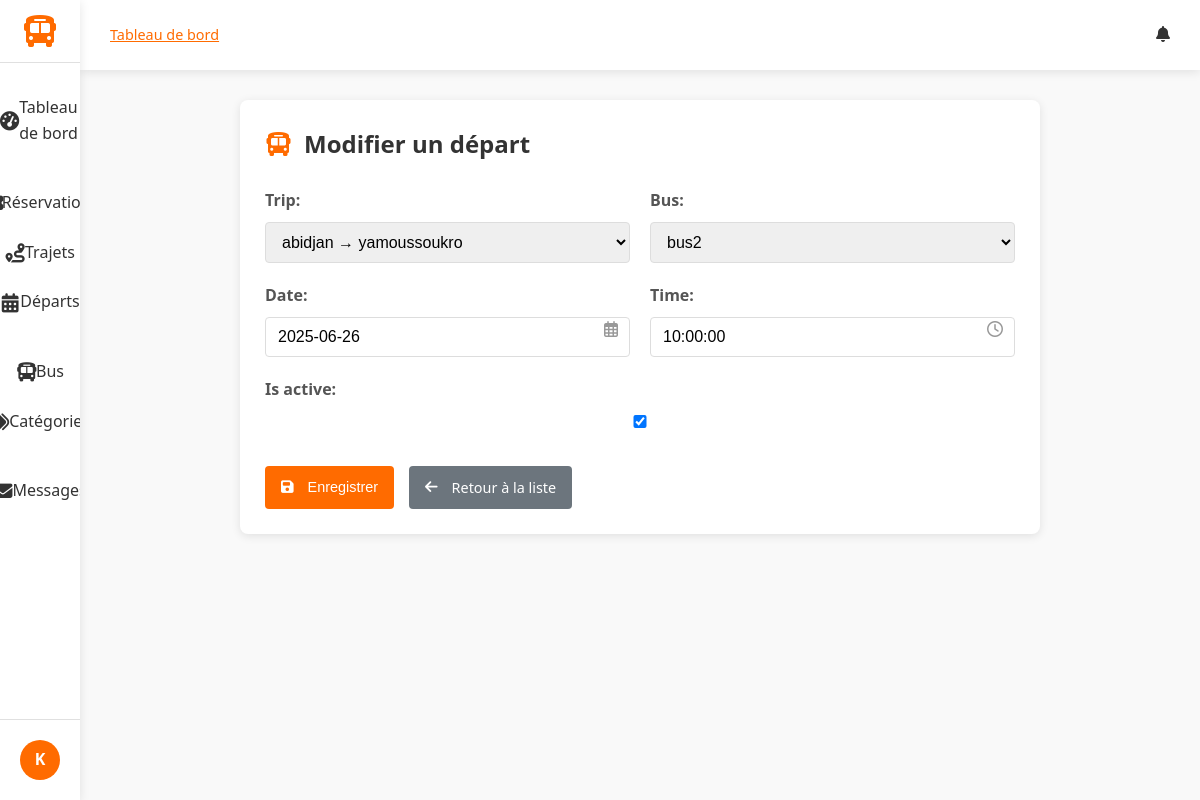
The app's page /dashboard/departures/5/edit/ (signed in) with its own data.
### accounts/models.py (models this page shows, shortened)
class CustomUser(AbstractUser):
    """
    Modèle utilisateur personnalisé. Hérite de AbstractUser (nom d'utilisateur, email, etc.).
    Nous pourrions ajouter des champs ici (par ex. is_client), mais utilisons la version minimale.
    """

### trips/models.py (models this page shows, shortened)
class Departure(models.Model):
    trip = models.ForeignKey(Trip, on_delete=models.CASCADE)
    bus = models.ForeignKey(Bus, on_delete=models.CASCADE)
    date = models.DateField()
    time = models.TimeField()
    is_active = models.BooleanField(default=True)
    class Meta:
        ordering = ['date', 'time']  # Tri par défaut par date puis heure

### gareci_admin/views.py (the view)
# urls.py: path('departures/<int:pk>/edit/', DepartureUpdateView.as_view(), name='departure_edit'),
class DepartureUpdateView(StaffRequiredMixin, UpdateView):
    model = Departure
    fields = ['trip', 'bus', 'date', 'time', 'is_active']
    template_name = 'dashboard/departure_form.html'
    success_url = reverse_lazy('dashboard:departure_list')

### gareci_admin/utils.py (called while the page is built)
    def test_func(self):
        return self.request.user.is_staff

### trips/models.py (called while the page is built)
    def __str__(self):
        return self.name

    def __str__(self):
        return f"{self.origin} \u2192 {self.destination}"

### gareci_admin/templates/dashboard/departure_form.html (shortened to what this page needs)
{% extends 'dashboard/dashboard_base.html' %}
{% block content %}
<div class="departure-form-container">
    <div class="departure-form-header">
        <i class="fas fa-bus"></i>
        <h2>{% if form.instance.pk %}Modifier{% else %}Ajouter{% endif %} un départ</h2>
    </div>
    <form method="post">
        <div class="form-row">
            {% for field in form %}
                {% if not forloop.last %}
                <div class="form-group{% if field.name == 'date' or field.name == 'time' %} datetime-input{% endif %}">
                    {{ field.label_tag }}
                    {{ field }}
                    {% if field.name == 'date' %}<i class="far fa-calendar-alt"></i>{% endif %}
                    {% if field.name == 'time' %}<i class="far fa-clock"></i>{% endif %}
                </div>
                {% endif %}
            {% endfor %}
        </div>
        <div class="form-group">
            {{ form.is_active.label_tag }}
            {{ form.is_active }}
        </div>
        <div class="form-actions">
            <button type="submit" class="btn btn-primary">
                <i class="fas fa-save"></i> Enregistrer
            </button>
            <a href="{% url 'dashboard:departure_list' %}" class="btn btn-secondary">
                <i class="fas fa-arrow-left"></i> Retour à la liste
            </a>
        </div>
    </form>
</div>
{% endblock %}

### gareci_admin/templates/dashboard/dashboard_base.html (shortened to what this page needs)
{% load static %}
<!DOCTYPE html>
<html lang="fr">
<head>
    <link rel="stylesheet" href="https://cdnjs.cloudflare.com/ajax/libs/font-awesome/6.4.0/css/all.min.css">
    <link rel="stylesheet" href="{% static 'css/dashboard_base.css' %}">
</head>
<body>
    <div class="dashboard-container">
        <aside class="sidebar">
            <div class="logo">
                <i class="fas fa-bus"></i>
            </div>
            <nav class="sidebar-nav">
                <ul class="nav-list">
                    <li class="{% if active_tab == 'dashboard' %}active{% endif %}">
                        <a href="{% url 'dashboard:index' %}">
                            <i class="fas fa-tachometer-alt"></i> Tableau de bord
                        </a>
                    </li>
                    <li class="nav-section-header">
                    </li>
                    <li class="{% if active_tab == 'reservations' %}active{% endif %}">
                        <a href="{% url 'dashboard:reservation_list' %}">
                             Réservations
                        </a>
                    </li>
                    <li class="{% if active_tab == 'trips' %}active{% endif %}">
                        <a href="{% url 'dashboard:trip_list' %}">
                            <i class="fas fa-route"></i> Trajets
                        </a>
                    </li>
                    <li class="{% if active_tab == 'departures' %}active{% endif %}">
                        <a href="{% url 'dashboard:departure_list' %}">
                            <i class="fas fa-calendar-alt"></i> Départs
                        </a>
                    </li>
                    <li class="nav-section-header">
                    </li>
                    <li class="{% if active_tab == 'buses' %}active{% endif %}">
                        <a href="{% url 'dashboard:bus_list' %}">
                            <i class="fas fa-bus"></i> Bus
                        </a>
                    </li>
                    <li class="{% if active_tab == 'categories' %}active{% endif %}">
                        <a href="{% url 'dashboard:category_list' %}">
                            <i class="fas fa-tags"></i> Catégories
                        </a>
                    </li>
                    <li class="nav-section-header">
                    </li>
                    <li class="{% if active_tab == 'messages' %}active{% endif %}">
                        <a href="{% url 'dashboard:message_list' %}">
                            <i class="fas fa-envelope"></i> Messages
                        </a>
                    </li>
                </ul>
            </nav>
            <div class="sidebar-footer">
                <div class="user-profile">
                    <div class="user-avatar">
                        {% if user.profile.image %}
                            <img src="{{ user.profile.image.url }}" alt="{{ user.username }}">
                        {% else %}
                            <div class="avatar-initials">
                                {{ user.username|slice:":1"|upper }}
                            </div>
                        {% endif %}
                    </div>
                </div>
            </div>
        </aside>
        <main class="main-content">
            <header class="content-header">
                <div class="header-left">
                    <div class="breadcrumbs">
                        {% block breadcrumbs %}
                        <a href="{% url 'dashboard:index' %}">Tableau de bord</a>
                        {% endblock %}
                    </div>
                </div>
                <div class="header-right">
                    {% block header_actions %}
                    <div class="notifications">
                        <i class="fas fa-bell"></i>
                    </div>
                    {% endblock %}
                </div>
            </header>
            <div class="content-wrapper">
                {% block content %}{% endblock %}
            </div>
        </main>
    </div>
</body>
</html>

### static/css/dashboard_base.css (style rules this page uses)
:root { --primary: #FF6B00; --primary-dark: #E05D00; --secondary: #0056B3; --dark: #333333; --light: #F5F5F5; --gray: #888888; --light-gray: #E0E0E0; --sidebar-width: 280px; --sidebar-collapsed-width: 80px; --header-height: 70px; --blue: #4285F4; --green: #34A853; --orange: #FBBC05; --red: #EA4335; --border-radius: 8px; --box-shadow: 0 2px 10px rgba(0, 0, 0, 0.1); --transition: all 0.3s ease; }
* { margin: 0; padding: 0; box-sizing: border-box; }
body { font-family: 'Segoe UI', Tahoma, Geneva, Verdana, sans-serif; background-color: #f9f9f9; color: var(--dark); line-height: 1.6; }
.dashboard-container { display: flex; min-height: 100vh; }
.sidebar { width: var(--sidebar-width); background-color: white; box-shadow: var(--box-shadow); display: flex; flex-direction: column; transition: var(--transition); z-index: 100; height: 100vh; position: fixed; }
.logo { display: flex; align-items: center; padding: 20px; border-bottom: 1px solid var(--light-gray); }
.logo i { font-size: 2rem; color: var(--primary); margin-right: 10px; }
.sidebar-nav { flex: 1; padding: 20px 0; overflow-y: auto; }
.nav-list { list-style: none; }
.nav-section-header { padding: 15px 20px 5px; font-size: 0.8rem; text-transform: uppercase; color: var(--gray); letter-spacing: 0.5px; }
.nav-list li a { display: flex; align-items: center; padding: 12px 20px; color: var(--dark); text-decoration: none; transition: var(--transition); }
.nav-list li a i { margin-right: 10px; width: 20px; text-align: center; }
.sidebar-footer { padding: 20px; border-top: 1px solid var(--light-gray); }
.user-profile { display: flex; align-items: center; }
.user-avatar { margin-right: 12px; }
.avatar-initials { width: 40px; height: 40px; border-radius: 50%; background-color: var(--primary); color: white; display: flex; align-items: center; justify-content: center; font-weight: bold; }
.main-content { flex: 1; margin-left: var(--sidebar-width); transition: var(--transition); min-height: 100vh; display: flex; flex-direction: column; }
.content-header { display: flex; justify-content: space-between; align-items: center; padding: 0 30px; height: var(--header-height); background-color: white; box-shadow: var(--box-shadow); position: sticky; top: 0; z-index: 90; }
.header-left { display: flex; align-items: center; }
.breadcrumbs { font-size: 0.9rem; color: var(--gray); }
.breadcrumbs a { color: var(--primary); }
.header-right { display: flex; align-items: center; gap: 20px; }
.notifications { position: relative; cursor: pointer; }
.content-wrapper { flex: 1; padding: 30px; background-color: #f9f9f9; }
.btn { display: inline-flex; align-items: center; justify-content: center; padding: 8px 16px; border-radius: var(--border-radius); font-weight: 500; cursor: pointer; transition: var(--transition); border: none; font-size: 0.9rem; }
.btn i { margin-right: 6px; }
.btn-primary { background-color: var(--primary); color: white; }
@media (max-width: 1200px) { .sidebar { width: var(--sidebar-collapsed-width); } }
@media (max-width: 1200px) { .logo { justify-content: center; padding: 15px 0; } }
@media (max-width: 1200px) { .logo i { margin-right: 0; } }
@media (max-width: 1200px) { .nav-list li a { justify-content: center; padding: 12px 0; } }
@media (max-width: 1200px) { .nav-list li a i { margin-right: 0; font-size: 1.2rem; } }
@media (max-width: 1200px) { .user-avatar { margin-right: 0; } }
@media (max-width: 1200px) { .main-content { margin-left: var(--sidebar-collapsed-width); } }

### records on screen
CustomUser: username "K"
Departure: form "abidjan → yamoussoukro" "bus2" "2025-06-26" "10:00:00", is_active "☑"

### other values on screen
{{ field.label_tag }} "Trip:" "Bus:" "Date:" "Time:"
